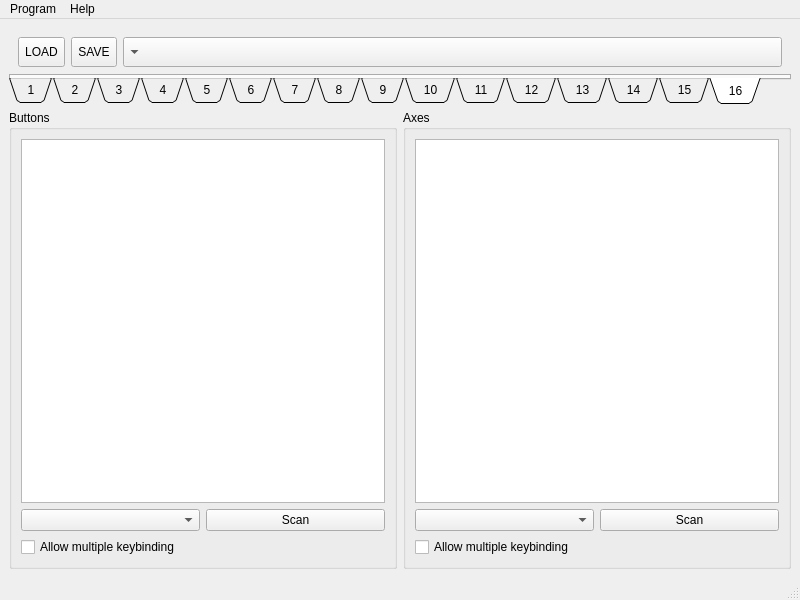
<?xml version="1.0" encoding="UTF-8"?>
<ui version="4.0">
 <class>MainWindow</class>
 <widget class="QMainWindow" name="MainWindow">
  <property name="geometry">
   <rect>
    <x>0</x>
    <y>0</y>
    <width>800</width>
    <height>600</height>
   </rect>
  </property>
  <property name="windowTitle">
   <string>MainWindow</string>
  </property>
  <widget class="QWidget" name="centralwidget">
   <layout class="QVBoxLayout" name="verticalLayout_2">
    <item>
     <widget class="QFrame" name="LoadSave_frame">
      <property name="sizePolicy">
       <sizepolicy hsizetype="Preferred" vsizetype="Expanding">
        <horstretch>0</horstretch>
        <verstretch>0</verstretch>
       </sizepolicy>
      </property>
      <property name="minimumSize">
       <size>
        <width>0</width>
        <height>0</height>
       </size>
      </property>
      <property name="maximumSize">
       <size>
        <width>16777215</width>
        <height>40</height>
       </size>
      </property>
      <layout class="QVBoxLayout" name="verticalLayout">
       <property name="spacing">
        <number>0</number>
       </property>
       <property name="leftMargin">
        <number>0</number>
       </property>
       <property name="topMargin">
        <number>0</number>
       </property>
       <property name="rightMargin">
        <number>0</number>
       </property>
       <property name="bottomMargin">
        <number>0</number>
       </property>
       <item>
        <widget class="QFrame" name="horizontalFrame">
         <property name="maximumSize">
          <size>
           <width>16777215</width>
           <height>50</height>
          </size>
         </property>
         <layout class="QHBoxLayout" name="horizontalLayout">
          <item>
           <widget class="QToolButton" name="toolButton">
            <property name="minimumSize">
             <size>
              <width>30</width>
              <height>30</height>
             </size>
            </property>
            <property name="text">
             <string>LOAD</string>
            </property>
           </widget>
          </item>
          <item>
           <widget class="QToolButton" name="toolButton_2">
            <property name="minimumSize">
             <size>
              <width>0</width>
              <height>30</height>
             </size>
            </property>
            <property name="text">
             <string>SAVE</string>
            </property>
           </widget>
          </item>
          <item>
           <widget class="QComboBox" name="comboBox_2">
            <property name="minimumSize">
             <size>
              <width>550</width>
              <height>30</height>
             </size>
            </property>
            <property name="layoutDirection">
             <enum>Qt::RightToLeft</enum>
            </property>
           </widget>
          </item>
         </layout>
        </widget>
       </item>
      </layout>
     </widget>
    </item>
    <item>
     <widget class="QTabWidget" name="vjoy_tabs">
      <property name="enabled">
       <bool>true</bool>
      </property>
      <property name="sizePolicy">
       <sizepolicy hsizetype="Preferred" vsizetype="Preferred">
        <horstretch>0</horstretch>
        <verstretch>0</verstretch>
       </sizepolicy>
      </property>
      <property name="minimumSize">
       <size>
        <width>0</width>
        <height>0</height>
       </size>
      </property>
      <property name="sizeIncrement">
       <size>
        <width>0</width>
        <height>0</height>
       </size>
      </property>
      <property name="layoutDirection">
       <enum>Qt::LeftToRight</enum>
      </property>
      <property name="autoFillBackground">
       <bool>false</bool>
      </property>
      <property name="tabPosition">
       <enum>QTabWidget::South</enum>
      </property>
      <property name="tabShape">
       <enum>QTabWidget::Triangular</enum>
      </property>
      <property name="currentIndex">
       <number>15</number>
      </property>
      <property name="iconSize">
       <size>
        <width>0</width>
        <height>0</height>
       </size>
      </property>
      <widget class="QWidget" name="tab">
       <property name="sizePolicy">
        <sizepolicy hsizetype="Preferred" vsizetype="Preferred">
         <horstretch>0</horstretch>
         <verstretch>0</verstretch>
        </sizepolicy>
       </property>
       <attribute name="title">
        <string>  1  </string>
       </attribute>
       <layout class="QHBoxLayout" name="horizontalLayout_2">
        <property name="spacing">
         <number>0</number>
        </property>
        <property name="leftMargin">
         <number>0</number>
        </property>
        <property name="topMargin">
         <number>0</number>
        </property>
        <property name="rightMargin">
         <number>0</number>
        </property>
        <property name="bottomMargin">
         <number>0</number>
        </property>
       </layout>
      </widget>
      <widget class="QWidget" name="tab_2">
       <attribute name="title">
        <string>  2  </string>
       </attribute>
      </widget>
      <widget class="QWidget" name="tab_3">
       <attribute name="title">
        <string>  3  </string>
       </attribute>
      </widget>
      <widget class="QWidget" name="tab_4">
       <attribute name="title">
        <string>  4  </string>
       </attribute>
      </widget>
      <widget class="QWidget" name="tab_5">
       <attribute name="title">
        <string>  5  </string>
       </attribute>
      </widget>
      <widget class="QWidget" name="tab_6">
       <attribute name="title">
        <string>  6  </string>
       </attribute>
      </widget>
      <widget class="QWidget" name="tab_7">
       <attribute name="title">
        <string>  7  </string>
       </attribute>
      </widget>
      <widget class="QWidget" name="tab_8">
       <attribute name="title">
        <string>  8  </string>
       </attribute>
      </widget>
      <widget class="QWidget" name="tab_9">
       <attribute name="title">
        <string>  9  </string>
       </attribute>
      </widget>
      <widget class="QWidget" name="tab_10">
       <attribute name="title">
        <string>  10  </string>
       </attribute>
      </widget>
      <widget class="QWidget" name="tab_11">
       <attribute name="title">
        <string>  11  </string>
       </attribute>
      </widget>
      <widget class="QWidget" name="tab_12">
       <attribute name="title">
        <string>  12  </string>
       </attribute>
      </widget>
      <widget class="QWidget" name="tab_13">
       <attribute name="title">
        <string>  13  </string>
       </attribute>
      </widget>
      <widget class="QWidget" name="tab_14">
       <attribute name="title">
        <string>  14  </string>
       </attribute>
      </widget>
      <widget class="QWidget" name="tab_15">
       <attribute name="title">
        <string>  15  </string>
       </attribute>
      </widget>
      <widget class="QWidget" name="AddNew">
       <attribute name="title">
        <string>  16  </string>
       </attribute>
      </widget>
     </widget>
    </item>
    <item>
     <layout class="QHBoxLayout" name="horizontalLayout_3">
      <item>
       <widget class="QGroupBox" name="Buttons_grpBox">
        <property name="maximumSize">
         <size>
          <width>400</width>
          <height>16777215</height>
         </size>
        </property>
        <property name="title">
         <string>Buttons</string>
        </property>
        <layout class="QVBoxLayout" name="verticalLayout_3">
         <property name="spacing">
          <number>6</number>
         </property>
         <property name="leftMargin">
          <number>9</number>
         </property>
         <property name="topMargin">
          <number>9</number>
         </property>
         <property name="rightMargin">
          <number>9</number>
         </property>
         <property name="bottomMargin">
          <number>9</number>
         </property>
         <item>
          <widget class="QListWidget" name="ListWidget_ButtonBindings">
           <property name="editTriggers">
            <set>QAbstractItemView::NoEditTriggers</set>
           </property>
          </widget>
         </item>
         <item>
          <layout class="QHBoxLayout" name="horizontalLayout_4">
           <property name="topMargin">
            <number>0</number>
           </property>
           <item>
            <widget class="QComboBox" name="AllButtons_ComboBox">
             <property name="editable">
              <bool>false</bool>
             </property>
            </widget>
           </item>
           <item>
            <widget class="QPushButton" name="Button_ScanBinding">
             <property name="text">
              <string>Scan</string>
             </property>
            </widget>
           </item>
          </layout>
         </item>
         <item>
          <widget class="QCheckBox" name="CheckBox_MultipleButtons">
           <property name="text">
            <string>Allow multiple keybinding</string>
           </property>
          </widget>
         </item>
        </layout>
       </widget>
      </item>
      <item>
       <widget class="QGroupBox" name="Axes_grpBox">
        <property name="title">
         <string>Axes</string>
        </property>
        <layout class="QVBoxLayout" name="verticalLayout_4">
         <item>
          <widget class="QListWidget" name="listWidget_AxesBinding">
           <property name="editTriggers">
            <set>QAbstractItemView::NoEditTriggers</set>
           </property>
          </widget>
         </item>
         <item>
          <layout class="QHBoxLayout" name="horizontalLayout_5">
           <item>
            <widget class="QComboBox" name="AllButtonsAndAxesComboBox"/>
           </item>
           <item>
            <widget class="QPushButton" name="Button_ScanButtonOrAxis">
             <property name="text">
              <string>Scan</string>
             </property>
            </widget>
           </item>
          </layout>
         </item>
         <item>
          <widget class="QCheckBox" name="CheckBox_MultipleAxisButtons">
           <property name="text">
            <string>Allow multiple keybinding</string>
           </property>
          </widget>
         </item>
        </layout>
       </widget>
      </item>
     </layout>
    </item>
   </layout>
  </widget>
  <widget class="QMenuBar" name="menubar">
   <property name="geometry">
    <rect>
     <x>0</x>
     <y>0</y>
     <width>800</width>
     <height>21</height>
    </rect>
   </property>
   <widget class="QMenu" name="menuVjoy_LiveFeeder">
    <property name="title">
     <string>Program</string>
    </property>
    <addaction name="actionExit"/>
   </widget>
   <widget class="QMenu" name="menuHelp">
    <property name="title">
     <string>Help</string>
    </property>
    <addaction name="actionAbout"/>
   </widget>
   <addaction name="menuVjoy_LiveFeeder"/>
   <addaction name="menuHelp"/>
  </widget>
  <widget class="QStatusBar" name="statusbar"/>
  <action name="actionExit">
   <property name="text">
    <string>Kill program...</string>
   </property>
   <property name="shortcut">
    <string>Alt+F3</string>
   </property>
  </action>
  <action name="actionAbout">
   <property name="text">
    <string>About...</string>
   </property>
   <property name="shortcut">
    <string>F1</string>
   </property>
  </action>
 </widget>
 <resources/>
 <connections/>
</ui>
